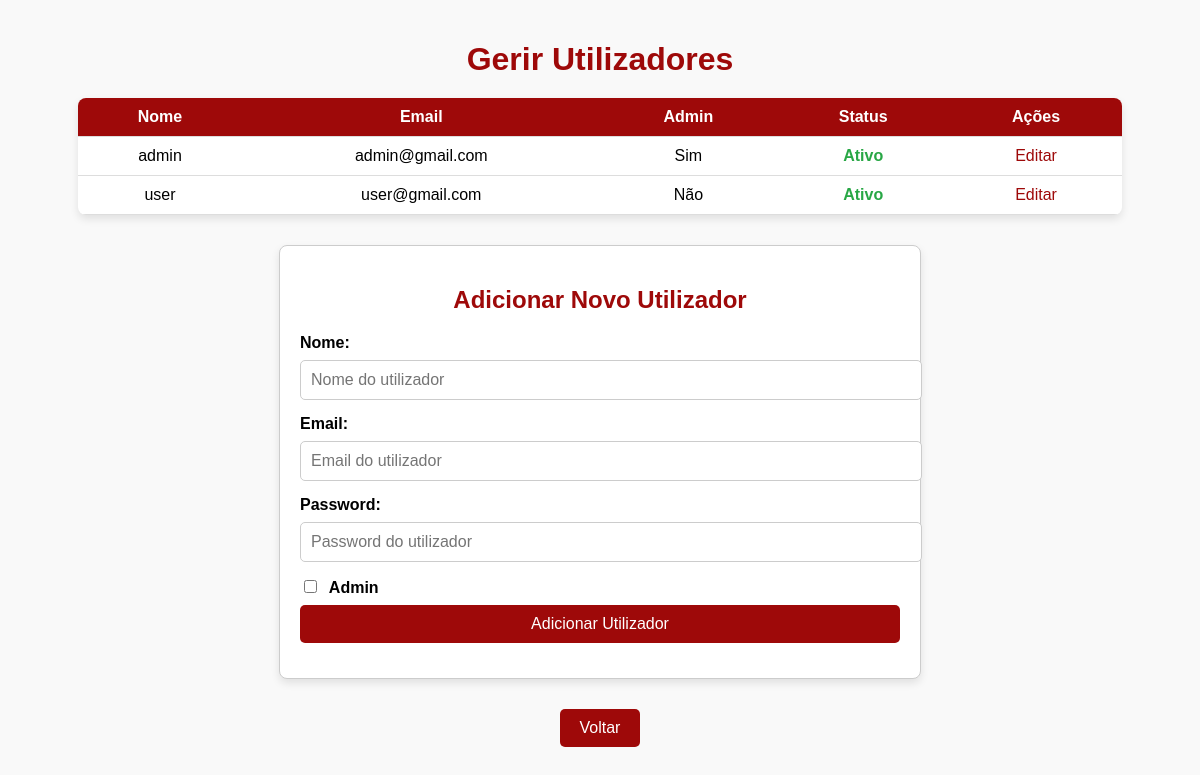
The app's page /adm/manage_users.php (signed in) with its own data.
### tables this page shows
CREATE TABLE `users` (
  `id` int(11) NOT NULL,
  `username` varchar(100) NOT NULL,
  `email` varchar(100) NOT NULL,
  `password` varchar(255) NOT NULL,
  `created_at` timestamp NOT NULL DEFAULT current_timestamp(),
  `address` varchar(255) DEFAULT NULL,
  `is_admin` tinyint(1) DEFAULT 0,
  `active` tinyint(1) DEFAULT 1
);

### adm/manage_users.php (the view, shortened to what this page needs)
<?php
require_once '../includes/db_connection.php';
try {
    $stmt = $pdo->query('SELECT id, username, email, is_admin, active FROM users');
    $users = $stmt->fetchAll(PDO::FETCH_ASSOC);
} catch (PDOException $e) {
    die("Erro ao conectar com a base de dados: " . $e->getMessage());
}
?>
<!DOCTYPE html>
<html lang="en">
<head>
    <link rel="stylesheet" href="../css/admin_perfil.css">
</head>
<body class="manage-users">
    <h1>Gerir Utilizadores</h1>
    <table>
        <thead>
            <tr>
                <th>Nome</th>
                <th>Email</th>
                <th>Admin</th>
                <th>Status</th>
                <th>Ações</th>
            </tr>
        </thead>
        <tbody>
            <?php foreach ($users as $user): ?>
                <tr>
                    <td><?php echo htmlspecialchars($user['username']); ?></td>
                    <td><?php echo htmlspecialchars($user['email']); ?></td>
                    <td><?php echo $user['is_admin'] ? 'Sim' : 'Não'; ?></td>
                    <td>
                        <?php if ($user['active']): ?>
                            <span class="status-active">Ativo</span>
                        <?php else: ?>
                            <span class="status-inactive">Inativo</span>
                        <?php endif; ?>
                    </td>
                    <td>
                        <a href="edit_user.php?id=<?php echo $user['id']; ?>">Editar</a>
                    </td>
                </tr>
            <?php endforeach; ?>
        </tbody>
    </table>
    <div class="form-container">
        <h2>Adicionar Novo Utilizador</h2>
        <form action="manage_users.php" method="POST">
            <label for="username">Nome:</label>
            <input type="text" id="username" name="username" placeholder="Nome do utilizador" required>
            <label for="email">Email:</label>
            <input type="email" id="email" name="email" placeholder="Email do utilizador" required>
            <label for="password">Password:</label>
            <input type="password" id="password" name="password" placeholder="Password do utilizador" required>
            <label>
                <input type="checkbox" id="is_admin" name="is_admin"> Admin
            </label>
            <button type="submit">Adicionar Utilizador</button>
        </form>
    </div>
    <div class="back-button">
        <button onclick="window.location.href='admin_dashboard.php';">Voltar</button>
    </div>
</body>
</html>

### css/admin_perfil.css (style rules this page uses)
body { font-family: Arial, sans-serif; background-color: #f8f8f8; margin: 0; padding: 0; }
h1 { text-align: center; color: #9e0909; }
a { text-decoration: none; color: #9e0909; }
table th, table td { padding: 10px 15px; text-align: center; border-bottom: 1px solid #ddd; }
table th { background-color: #9e0909; color: white; }
.status-active { color: #28a745; font-weight: bold; }
.manage-users { font-family: Arial, sans-serif; padding: 20px; background-color: #f9f9f9; }
.manage-users h1 { text-align: center; color: #9e0909; margin-bottom: 20px; }
table { width: 90%; margin: 20px auto; border-collapse: collapse; box-shadow: 0 4px 8px rgba(0, 0, 0, 0.1); background-color: white; border-radius: 8px; overflow: hidden; }
table td { font-size: 1rem; }
.form-container { max-width: 600px; margin: 30px auto; padding: 20px; border: 1px solid #ccc; border-radius: 8px; background-color: white; box-shadow: 0 4px 8px rgba(0, 0, 0, 0.1); }
.form-container h2 { text-align: center; color: #9e0909; margin-bottom: 20px; }
.form-container label { display: block; margin-bottom: 8px; font-weight: bold; }
.form-container input[type="text"], .form-container input[type="email"], .form-container input[type="password"], .form-container button { width: 100%; padding: 10px; margin-bottom: 15px; border: 1px solid #ccc; border-radius: 5px; font-size: 1rem; }
.form-container input[type="checkbox"] { margin-right: 8px; }
.form-container button { background-color: #9e0909; color: white; border: none; cursor: pointer; }
.back-button { display: flex; justify-content: center; margin-top: 20px; }
.back-button button { background-color: #9e0909; color: white; padding: 10px 20px; border: none; border-radius: 5px; cursor: pointer; font-size: 1rem; }

### records on screen
users: username "admin", email "admin@gmail.com", is_admin "Sim", active "Ativo"
users: username "user", email "user@gmail.com", is_admin "Não", active "Ativo"
